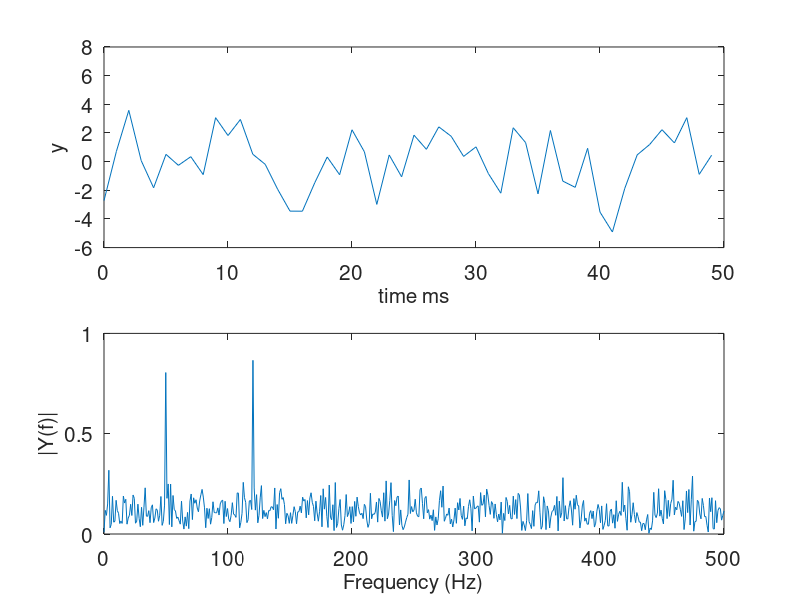

Here is the MATLAB script that generated this plot:
% Program 7a - Signal corrupted with noise and power spectrum.
% Chapter 7 - Image Processing.
% Copyright Springer 2014. Stephen Lynch.

Fs = 1000;                    % Sampling frequency.
T = 1/Fs;                     % Sample time.
L = 1000;                     % Length of signal.
t = (0:L-1)*T;                % Time vector.
Amplitude1=0.7;Amplitude2=1;Frequency1=50;Frequency2=120;
% Sum of a 50 Hz sinusoid and a 120 Hz sinusoid.
x = Amplitude1*sin(2*pi*Frequency1*t) + Amplitude2*sin(2*pi*Frequency2*t); 
y = x + 2*randn(size(t));     % Sinusoids plus noise.
subplot(2,1,1)
plot(Fs*t(1:50),y(1:50))
fsize=15;
axis([0 50 -6 8]);
set(gca,'xtick',0:10:50,'FontSize',fsize)
set(gca,'ytick',-6:2:8,'FontSize',fsize)
xlabel('time ms','FontSize',fsize)
ylabel('y','FontSize',fsize)


NFFT = 2^nextpow2(L);              % Next higher power of 2 from length of y.
Y = fft(y,NFFT)/L;
f = Fs/2*linspace(0,1,NFFT/2+1);   % Linearly spaced vectors.
subplot(2,1,2)                     % Plot single-sided amplitude spectrum.
plot(f,2*abs(Y(1:NFFT/2+1))) 
fsize=15;
axis([0 500 0 1]);
set(gca,'xtick',0:100:500,'FontSize',fsize)
set(gca,'ytick',0:0.5:1,'FontSize',fsize)
xlabel('Frequency (Hz)','FontSize',fsize)
ylabel('|Y(f)|','FontSize',fsize)

% You can read off the amplitudes and frequencies from the fft.

% End of Program_7a.